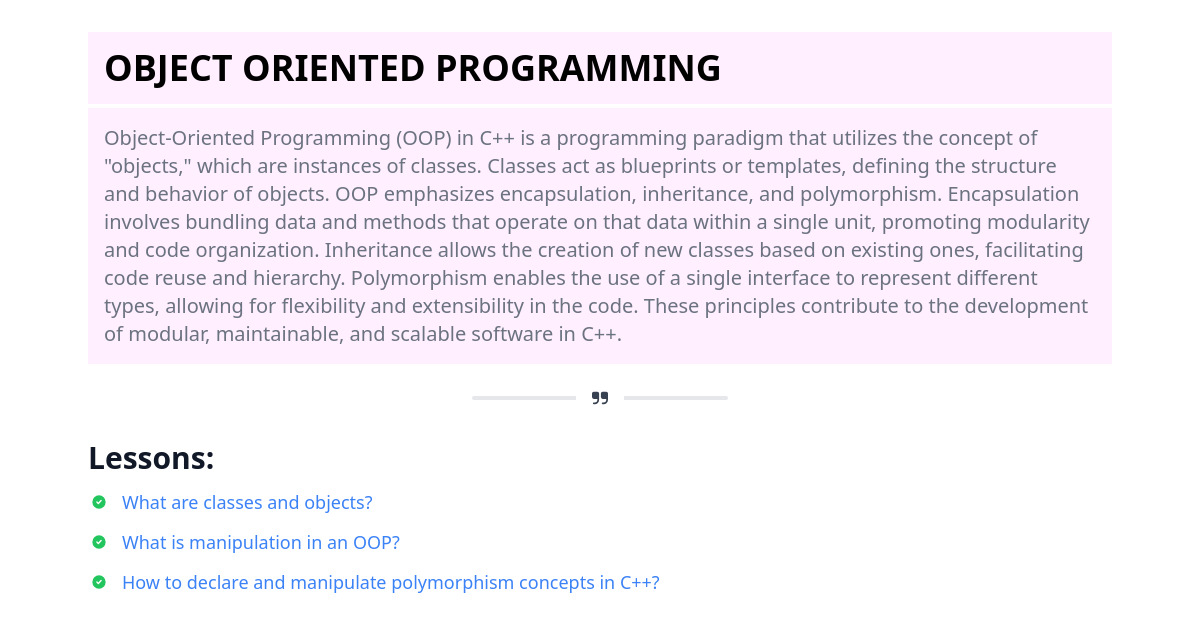
The app's page /course/1/ with its own data.
### lms_app/models.py (models this page shows, shortened)
class Course(models.Model):
    title = models.CharField(max_length=100)
    description = models.TextField(default="")

class Lesson(models.Model):
    title = models.CharField(max_length=100)
    content = models.TextField(default="")
    course = models.ForeignKey(Course, on_delete=models.CASCADE)

### lms_app/views.py (the view)
# urls.py: path('course/<int:course_id>/', views.course_detail, name='course_detail'),
def course_detail(request, course_id):
    course = get_object_or_404(Course, pk=course_id)
    lessons = Lesson.objects.filter(course=course)
    return render(request, 'course_detail.html', {'course': course, 'lessons': lessons})

### lms_app/templates/course_detail.html (shortened to what this page needs)
{% extends 'Layout.html' %}
{% block content %}
<div class="container mx-auto mt-8">
    <h1 class="text-4xl bg-[#f1f1] p-4 font-bold mb-1 uppercase">{{ course.title }}</h1>
    <p class="text-gray-500 text-xl bg-[#f1f1] p-4 dark:text-gray-400">{{ course.description }}</p>
    <div class="inline-flex items-center justify-center w-full">
        <div class="absolute px-4 -translate-x-1/2 bg-white left-1/2 dark:bg-gray-900">
        </div>
    </div>
    <div class="mt-2">
        <h2 class="mb-2 text-3xl font-semibold text-gray-900 dark:text-white">Lessons:</h2>
        <ul class="space-y-1 text-gray-500 list-inside dark:text-gray-400">
            {% for lesson in lessons %}
            <li class="flex items-center gap-2 text-lg font-medium bg-['#f5f5f5'] p-1 rounded">
                <a href="{% url 'lesson_detail' lesson.id %}" class="text-blue-500 hover:underline">{{ lesson.title }}</a>
            </li>
            {% endfor %}
        </ul>
    </div>
</div>
{% endblock %}

### lms_app/templates/Layout.html (style rules this page uses)
* { margin: 0; padding: 0; box-sizing: border-box; }

### records on screen
Course: title "OBJECT ORIENTED PROGRAMMING", description "Object-Oriented Programming (OOP) in C++ is a programming paradigm that utilizes the concept of \"objects,\" which are instances of classes. Classes act as blueprints or templates, defining the structure and behavior of objects. OOP emphasizes encapsulation, inheritance, and polymorphism. Encapsulation involves bundling data and methods that operate on that data within a single unit, promoting modularity and code organization. Inheritance allows the creation of new classes based on existing ones, facilitating code reuse and hierarchy. Polymorphism enables the use of a single interface to represent different types, allowing for flexibility and extensibility in the code. These principles…"
Lesson: title "What are classes and objects?"
Lesson: title "What is manipulation in an OOP?"
Lesson: title "How to declare and manipulate polymorphism concepts in C++?"
